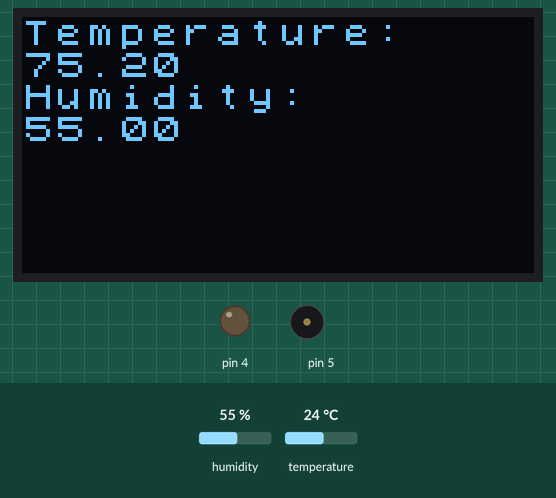
Recording of a sketch running on a simulated Arduino Uno, built with avr-gcc and run on an emulated ATmega328P. Parts: 128×64 one-colour display, output pins drawn as LEDs (lit = HIGH), buzzer (waves = sounding). Dashed ring = blinking. The inputs (shaded band) are chosen by the test bench; at power-on: humidity 55 %, temperature 24 °C.

Above: at 1.2 s.
1.3 s: humidity set to 69 %
At 3.4 s:
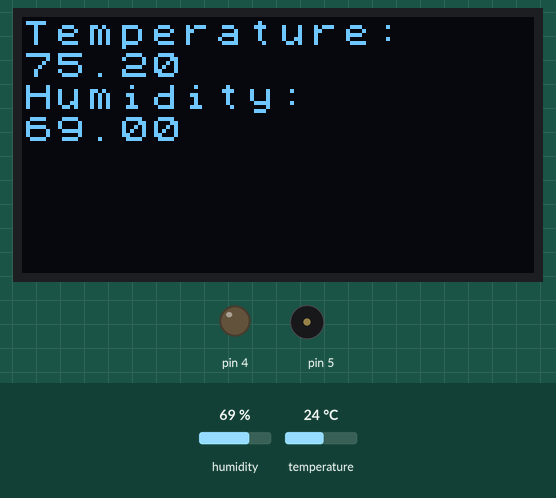
4.1 s: humidity set to 72 %
At 5.1 s:
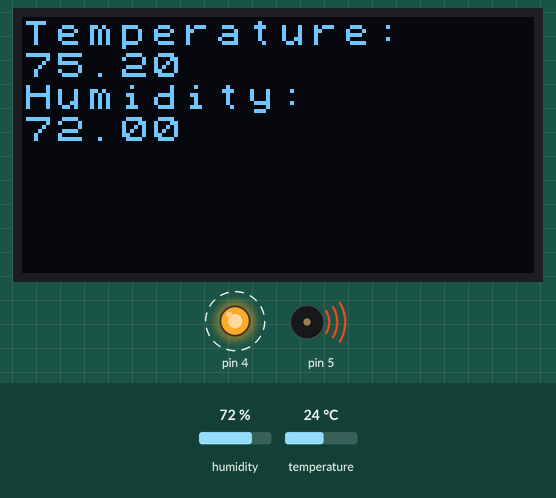
9.0 s: temperature set to 12 °C
At 12.3 s:
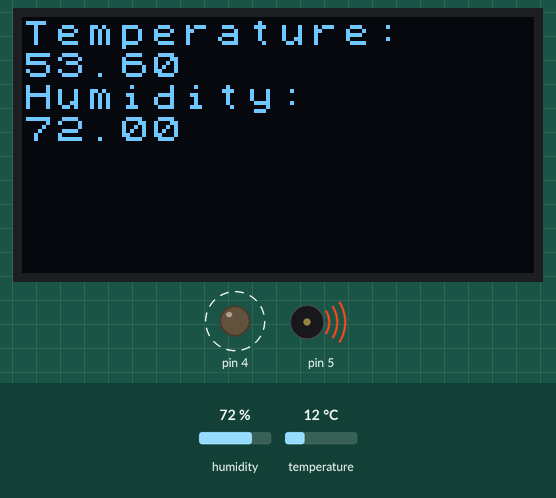
12.4 s: temperature set to 19 °C
At 13.9 s:
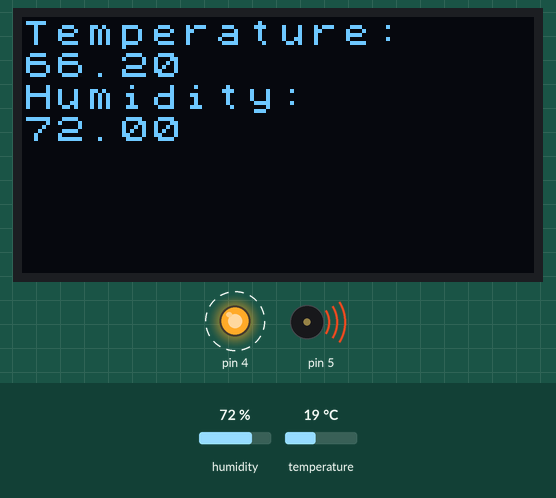
15.2 s: humidity set to 22 %
At 17.8 s:
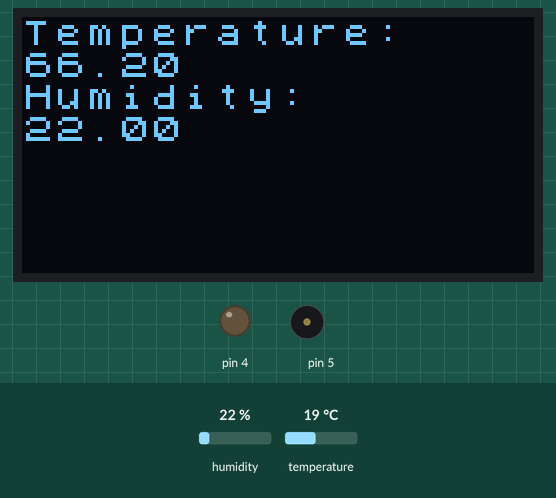
Timing chart, 0 to 19.3 s (numbered marks = the images above; inputs shaded):
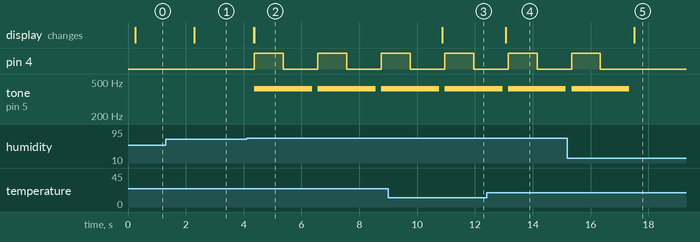

The sketch:

TEC284-Lab4.ino
```cpp
#include <U8x8lib.h>

#include <DHT.h>
#include <Grove_Temperature_And_Humidity_Sensor.h>

U8X8_SSD1306_128X64_ALT0_HW_I2C u8x8(/* reset=*/ U8X8_PIN_NONE);
DHT dht(3, DHT11);
void setup() {
  u8x8.begin();
  u8x8.setFlipMode(1);
  u8x8.clear();

  dht.begin();
  pinMode(4, OUTPUT);
}

void loop() {
  u8x8.setFont(u8x8_font_chroma48medium8_r);
  u8x8.setCursor(0, 0);
  //u8x8.print("Hello World!");

  double temperature = 0;
  double humidity = 0;
  temperature = dht.readTemperature();
  temperature = (temperature * 9/5) + 32;

  humidity = dht.readHumidity();

  u8x8.println("Temperature: ");
  u8x8.println(temperature);
  u8x8.println("Humidity: ");
  u8x8.println(humidity);

  int thisPitch = map(humidity, 400, 1000, 800, 1500);

  if(humidity > 70){
    tone(5, thisPitch, 2000);
    digitalWrite(4, HIGH);  // turn the LED on (HIGH is the voltage level)
    delay(1000);                      // wait for a second
    digitalWrite(4, LOW);   // turn the LED off by making the voltage LOW
    delay(1000);                      // wait for a second
  }
  else{
    noTone(5);
  }

}
```

Measured:
- the behaviour switches between 70 and 71 % on humidity (found by bisection; images 1 and 2)
- after the input at 1.3 s, the display: first changes after 0.99 s (image 1 shows a later state)
- after the input at 4.1 s, pin 4: alternates HIGH for 1.0 s and LOW for 1.2 s, starting after 0.27 s; tone on pin 5: alternates 418 Hz for 2.0 s and silent for 0.19 s, starting after 0.27 s; the display: first changes after 0.25 s (image 2 shows a later state)
- after the input at 9.0 s, the display: changes after 1.9 s (image 3)
- after the input at 12.4 s, the display: changes after 0.66 s (image 4)
- after the input at 15.2 s, pin 4: goes on until 16.3 s, then stays LOW; tone on pin 5: goes on until 17.3 s, then stays silent; the display: changes after 2.3 s (image 5)
